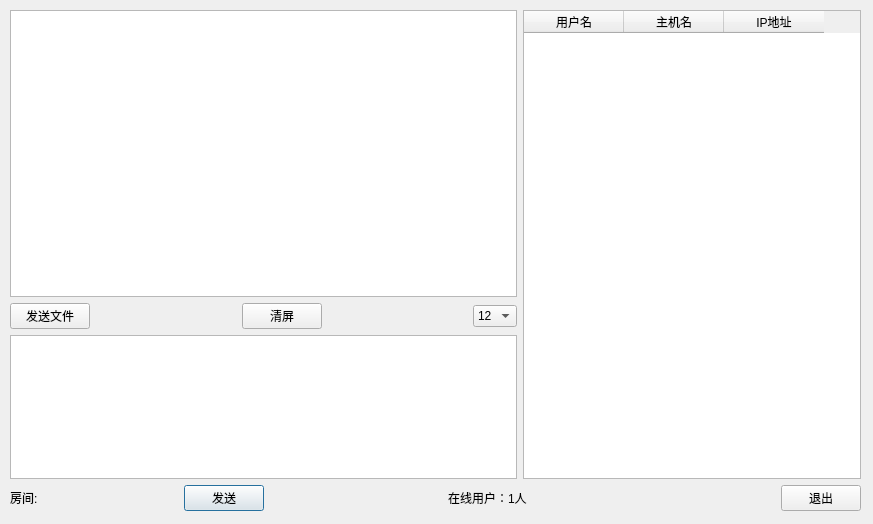
<?xml version="1.0" encoding="UTF-8"?>
<ui version="4.0">
 <class>chat_room</class>
 <widget class="QDialog" name="chat_room">
  <property name="geometry">
   <rect>
    <x>0</x>
    <y>0</y>
    <width>873</width>
    <height>524</height>
   </rect>
  </property>
  <property name="windowTitle">
   <string>Dialog</string>
  </property>
  <widget class="QWidget" name="layoutWidget">
   <property name="geometry">
    <rect>
     <x>10</x>
     <y>10</y>
     <width>851</width>
     <height>501</height>
    </rect>
   </property>
   <layout class="QGridLayout" name="gridLayout">
    <item row="1" column="0">
     <layout class="QHBoxLayout" name="horizontalLayout">
      <item>
       <widget class="QLabel" name="roomlabel">
        <property name="text">
         <string>房间:</string>
        </property>
       </widget>
      </item>
      <item>
       <spacer name="horizontalSpacer">
        <property name="orientation">
         <enum>Qt::Horizontal</enum>
        </property>
        <property name="sizeHint" stdset="0">
         <size>
          <width>108</width>
          <height>20</height>
         </size>
        </property>
       </spacer>
      </item>
      <item>
       <widget class="QPushButton" name="sendButton">
        <property name="text">
         <string>发送</string>
        </property>
       </widget>
      </item>
      <item>
       <spacer name="horizontalSpacer_2">
        <property name="orientation">
         <enum>Qt::Horizontal</enum>
        </property>
        <property name="sizeHint" stdset="0">
         <size>
          <width>178</width>
          <height>20</height>
         </size>
        </property>
       </spacer>
      </item>
      <item>
       <widget class="QLabel" name="userNumLabel">
        <property name="text">
         <string>在线用户：1人</string>
        </property>
       </widget>
      </item>
      <item>
       <spacer name="horizontalSpacer_3">
        <property name="orientation">
         <enum>Qt::Horizontal</enum>
        </property>
        <property name="sizeHint" stdset="0">
         <size>
          <width>248</width>
          <height>20</height>
         </size>
        </property>
       </spacer>
      </item>
      <item>
       <widget class="QPushButton" name="exitButton">
        <property name="text">
         <string>退出</string>
        </property>
       </widget>
      </item>
     </layout>
    </item>
    <item row="0" column="0">
     <layout class="QHBoxLayout" name="horizontalLayout_3" stretch="6,4">
      <item>
       <layout class="QVBoxLayout" name="verticalLayout" stretch="6,1,3">
        <item>
         <widget class="QTextBrowser" name="messageBrowser"/>
        </item>
        <item>
         <layout class="QHBoxLayout" name="horizontalLayout_2">
          <item>
           <widget class="QPushButton" name="pushButton">
            <property name="text">
             <string>发送文件</string>
            </property>
           </widget>
          </item>
          <item>
           <spacer name="horizontalSpacer_5">
            <property name="orientation">
             <enum>Qt::Horizontal</enum>
            </property>
            <property name="sizeHint" stdset="0">
             <size>
              <width>40</width>
              <height>20</height>
             </size>
            </property>
           </spacer>
          </item>
          <item>
           <widget class="QPushButton" name="clearButton">
            <property name="text">
             <string>清屏</string>
            </property>
           </widget>
          </item>
          <item>
           <spacer name="horizontalSpacer_4">
            <property name="orientation">
             <enum>Qt::Horizontal</enum>
            </property>
            <property name="sizeHint" stdset="0">
             <size>
              <width>40</width>
              <height>20</height>
             </size>
            </property>
           </spacer>
          </item>
          <item>
           <widget class="QComboBox" name="SizeComboBox">
            <property name="currentIndex">
             <number>3</number>
            </property>
            <item>
             <property name="text">
              <string>9</string>
             </property>
            </item>
            <item>
             <property name="text">
              <string>10</string>
             </property>
            </item>
            <item>
             <property name="text">
              <string>11</string>
             </property>
            </item>
            <item>
             <property name="text">
              <string>12</string>
             </property>
            </item>
            <item>
             <property name="text">
              <string>13</string>
             </property>
            </item>
            <item>
             <property name="text">
              <string>14</string>
             </property>
            </item>
            <item>
             <property name="text">
              <string>15</string>
             </property>
            </item>
            <item>
             <property name="text">
              <string>16</string>
             </property>
            </item>
            <item>
             <property name="text">
              <string>17</string>
             </property>
            </item>
            <item>
             <property name="text">
              <string>18</string>
             </property>
            </item>
            <item>
             <property name="text">
              <string>19</string>
             </property>
            </item>
            <item>
             <property name="text">
              <string>20</string>
             </property>
            </item>
            <item>
             <property name="text">
              <string>21</string>
             </property>
            </item>
            <item>
             <property name="text">
              <string>22</string>
             </property>
            </item>
           </widget>
          </item>
         </layout>
        </item>
        <item>
         <widget class="QTextEdit" name="messageTextEdit"/>
        </item>
       </layout>
      </item>
      <item>
       <widget class="QTableWidget" name="userTableWidget">
        <property name="selectionMode">
         <enum>QAbstractItemView::SingleSelection</enum>
        </property>
        <property name="selectionBehavior">
         <enum>QAbstractItemView::SelectRows</enum>
        </property>
        <property name="showGrid">
         <bool>false</bool>
        </property>
        <column>
         <property name="text">
          <string>用户名</string>
         </property>
        </column>
        <column>
         <property name="text">
          <string>主机名</string>
         </property>
        </column>
        <column>
         <property name="text">
          <string>IP地址</string>
         </property>
        </column>
       </widget>
      </item>
     </layout>
    </item>
   </layout>
  </widget>
 </widget>
 <resources/>
 <connections/>
</ui>
